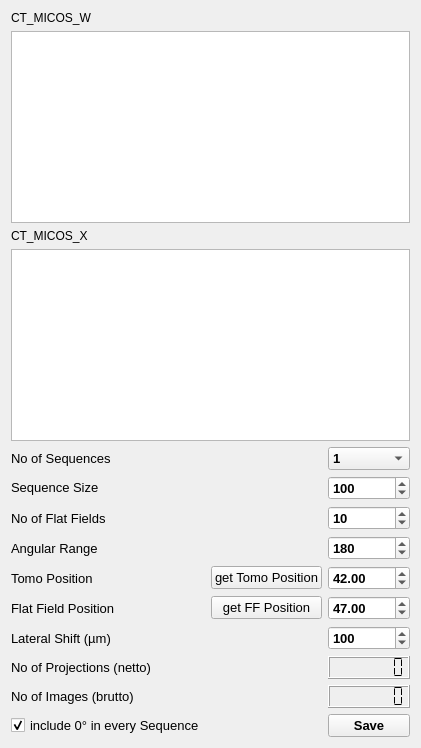
      <widget class="QWidget" name="tab">
       <attribute name="title">
        <string>Interlaced CT</string>
       </attribute>
       <layout class="QGridLayout" name="gridLayout_2">
        <item row="0" column="0">
         <widget class="QLabel" name="label">
          <property name="text">
           <string>CT_MICOS_W</string>
          </property>
         </widget>
        </item>
        <item row="1" column="0" colspan="3">
         <widget class="PlotWidget" name="Graph"/>
        </item>
        <item row="2" column="0">
         <widget class="QLabel" name="label_2">
          <property name="text">
           <string>CT_MICOS_X</string>
          </property>
         </widget>
        </item>
        <item row="3" column="0" colspan="3">
         <widget class="PlotWidget" name="Graph2"/>
        </item>
        <item row="10" column="2">
         <widget class="QSpinBox" name="box_lateral_shift">
          <property name="font">
           <font>
            <pointsize>10</pointsize>
            <weight>75</weight>
            <bold>true</bold>
           </font>
          </property>
          <property name="maximum">
           <number>5000</number>
          </property>
          <property name="singleStep">
           <number>10</number>
          </property>
          <property name="value">
           <number>100</number>
          </property>
         </widget>
        </item>
        <item row="4" column="2">
         <widget class="QComboBox" name="No_of_sequences">
          <property name="sizePolicy">
           <sizepolicy hsizetype="Minimum" vsizetype="Fixed">
            <horstretch>0</horstretch>
            <verstretch>0</verstretch>
           </sizepolicy>
          </property>
          <property name="minimumSize">
           <size>
            <width>50</width>
            <height>22</height>
           </size>
          </property>
          <property name="font">
           <font>
            <pointsize>10</pointsize>
            <weight>75</weight>
            <bold>true</bold>
           </font>
          </property>
          <item>
           <property name="text">
            <string>1</string>
           </property>
          </item>
          <item>
           <property name="text">
            <string>2</string>
           </property>
          </item>
          <item>
           <property name="text">
            <string>4</string>
           </property>
          </item>
          <item>
           <property name="text">
            <string>8</string>
           </property>
          </item>
          <item>
           <property name="text">
            <string>16</string>
           </property>
          </item>
          <item>
           <property name="text">
            <string>32</string>
           </property>
          </item>
          <item>
           <property name="text">
            <string>64</string>
           </property>
          </item>
          <item>
           <property name="text">
            <string>128</string>
           </property>
          </item>
          <item>
           <property name="text">
            <string>256</string>
           </property>
          </item>
          <item>
           <property name="text">
            <string>512</string>
           </property>
          </item>
          <item>
           <property name="text">
            <string>1024</string>
           </property>
          </item>
         </widget>
        </item>
        <item row="5" column="2">
         <widget class="QSpinBox" name="Sequence_size">
          <property name="sizePolicy">
           <sizepolicy hsizetype="Minimum" vsizetype="Fixed">
            <horstretch>0</horstretch>
            <verstretch>0</verstretch>
           </sizepolicy>
          </property>
          <property name="font">
           <font>
            <pointsize>10</pointsize>
            <weight>75</weight>
            <bold>true</bold>
           </font>
          </property>
          <property name="minimum">
           <number>1</number>
          </property>
          <property name="maximum">
           <number>10000</number>
          </property>
          <property name="singleStep">
           <number>10</number>
          </property>
          <property name="value">
           <number>100</number>
          </property>
          <property name="displayIntegerBase">
           <number>10</number>
          </property>
         </widget>
        </item>
        <item row="8" column="2">
         <widget class="QDoubleSpinBox" name="tomo_pos">
          <property name="font">
           <font>
            <pointsize>10</pointsize>
            <weight>75</weight>
            <bold>true</bold>
           </font>
          </property>
          <property name="minimum">
           <double>-5000.000000000000000</double>
          </property>
          <property name="maximum">
           <double>5000.000000000000000</double>
          </property>
          <property name="singleStep">
           <double>0.100000000000000</double>
          </property>
          <property name="value">
           <double>42.000000000000000</double>
          </property>
         </widget>
        </item>
        <item row="10" column="0">
         <widget class="QLabel" name="label_lateral_shift">
          <property name="font">
           <font>
            <pointsize>10</pointsize>
            <weight>50</weight>
            <bold>false</bold>
           </font>
          </property>
          <property name="text">
           <string>Lateral Shift (µm)</string>
          </property>
         </widget>
        </item>
        <item row="8" column="1">
         <widget class="QPushButton" name="getTomoPosition">
          <property name="enabled">
           <bool>true</bool>
          </property>
          <property name="font">
           <font>
            <pointsize>10</pointsize>
           </font>
          </property>
          <property name="text">
           <string>get Tomo Position</string>
          </property>
         </widget>
        </item>
        <item row="12" column="2">
         <widget class="QLCDNumber" name="display_no_of_images">
          <property name="sizePolicy">
           <sizepolicy hsizetype="Minimum" vsizetype="Fixed">
            <horstretch>0</horstretch>
            <verstretch>0</verstretch>
           </sizepolicy>
          </property>
          <property name="font">
           <font>
            <family>Arial Black</family>
            <pointsize>10</pointsize>
            <weight>75</weight>
            <bold>true</bold>
           </font>
          </property>
          <property name="digitCount">
           <number>7</number>
          </property>
          <property name="segmentStyle">
           <enum>QLCDNumber::Flat</enum>
          </property>
         </widget>
        </item>
        <item row="7" column="0">
         <widget class="QLabel" name="label_3">
          <property name="font">
           <font>
            <pointsize>10</pointsize>
            <weight>50</weight>
            <bold>false</bold>
           </font>
          </property>
          <property name="text">
           <string>Angular Range</string>
          </property>
         </widget>
        </item>
        <item row="5" column="0">
         <widget class="QLabel" name="label_sequence_size">
          <property name="sizePolicy">
           <sizepolicy hsizetype="Minimum" vsizetype="Fixed">
            <horstretch>0</horstretch>
            <verstretch>0</verstretch>
           </sizepolicy>
          </property>
          <property name="font">
           <font>
            <pointsize>10</pointsize>
            <weight>50</weight>
            <bold>false</bold>
           </font>
          </property>
          <property name="text">
           <string>Sequence Size</string>
          </property>
         </widget>
        </item>
        <item row="9" column="0">
         <widget class="QLabel" name="label_FF_pos">
          <property name="font">
           <font>
            <pointsize>10</pointsize>
            <weight>50</weight>
            <bold>false</bold>
           </font>
          </property>
          <property name="text">
           <string>Flat Field Position</string>
          </property>
         </widget>
        </item>
        <item row="4" column="0">
         <widget class="QLabel" name="label_No_of_seq">
          <property name="sizePolicy">
           <sizepolicy hsizetype="Minimum" vsizetype="Fixed">
            <horstretch>0</horstretch>
            <verstretch>0</verstretch>
           </sizepolicy>
          </property>
          <property name="font">
           <font>
            <pointsize>10</pointsize>
            <weight>50</weight>
            <bold>false</bold>
           </font>
          </property>
          <property name="text">
           <string>No of Sequences</string>
          </property>
         </widget>
        </item>
        <item row="8" column="0">
         <widget class="QLabel" name="label_tomo_pos">
          <property name="font">
           <font>
            <pointsize>10</pointsize>
            <weight>50</weight>
            <bold>false</bold>
           </font>
          </property>
          <property name="text">
           <string>Tomo Position</string>
          </property>
         </widget>
        </item>
        <item row="9" column="2">
         <widget class="QDoubleSpinBox" name="FF_pos">
          <property name="font">
           <font>
            <pointsize>10</pointsize>
            <weight>75</weight>
            <bold>true</bold>
           </font>
          </property>
          <property name="minimum">
           <double>-5000.000000000000000</double>
          </property>
          <property name="maximum">
           <double>5000.000000000000000</double>
          </property>
          <property name="singleStep">
           <double>0.100000000000000</double>
          </property>
          <property name="value">
           <double>47.000000000000000</double>
          </property>
         </widget>
        </item>
        <item row="13" column="0">
         <widget class="QCheckBox" name="zero_deg_checkBox">
          <property name="enabled">
           <bool>true</bool>
          </property>
          <property name="font">
           <font>
            <pointsize>10</pointsize>
           </font>
          </property>
          <property name="text">
           <string>include 0° in every Sequence</string>
          </property>
          <property name="checked">
           <bool>true</bool>
          </property>
         </widget>
        </item>
        <item row="11" column="2">
         <widget class="QLCDNumber" name="display_no_of_proj">
          <property name="sizePolicy">
           <sizepolicy hsizetype="Minimum" vsizetype="Fixed">
            <horstretch>0</horstretch>
            <verstretch>0</verstretch>
           </sizepolicy>
          </property>
          <property name="font">
           <font>
            <family>Arial Black</family>
            <pointsize>10</pointsize>
            <weight>75</weight>
            <italic>false</italic>
            <bold>true</bold>
            <underline>false</underline>
            <strikeout>false</strikeout>
           </font>
          </property>
          <property name="lineWidth">
           <number>1</number>
          </property>
          <property name="smallDecimalPoint">
           <bool>false</bool>
          </property>
          <property name="digitCount">
           <number>7</number>
          </property>
          <property name="segmentStyle">
           <enum>QLCDNumber::Flat</enum>
          </property>
         </widget>
        </item>
        <item row="6" column="0">
         <widget class="QLabel" name="label_no_of_FFs">
          <property name="font">
           <font>
            <pointsize>10</pointsize>
            <weight>50</weight>
            <bold>false</bold>
           </font>
          </property>
          <property name="text">
           <string>No of Flat Fields</string>
          </property>
         </widget>
        </item>
        <item row="9" column="1">
         <widget class="QPushButton" name="getFFPosition">
          <property name="enabled">
           <bool>true</bool>
          </property>
          <property name="font">
           <font>
            <pointsize>10</pointsize>
           </font>
          </property>
          <property name="text">
           <string>get FF Position</string>
          </property>
         </widget>
        </item>
        <item row="6" column="2">
         <widget class="QSpinBox" name="box_No_of_FFs">
          <property name="font">
           <font>
            <pointsize>10</pointsize>
            <weight>75</weight>
            <bold>true</bold>
           </font>
          </property>
          <property name="maximum">
           <number>10000</number>
          </property>
          <property name="singleStep">
           <number>1</number>
          </property>
          <property name="value">
           <number>10</number>
          </property>
          <property name="displayIntegerBase">
           <number>10</number>
          </property>
         </widget>
        </item>
        <item row="7" column="2">
         <widget class="QSpinBox" name="angular_range">
          <property name="font">
           <font>
            <pointsize>10</pointsize>
            <weight>75</weight>
            <bold>true</bold>
           </font>
          </property>
          <property name="maximum">
           <number>360000</number>
          </property>
          <property name="singleStep">
           <number>10</number>
          </property>
          <property name="value">
           <number>180</number>
          </property>
         </widget>
        </item>
        <item row="11" column="0">
         <widget class="QLabel" name="label_No_of_projections">
          <property name="sizePolicy">
           <sizepolicy hsizetype="Minimum" vsizetype="Fixed">
            <horstretch>0</horstretch>
            <verstretch>0</verstretch>
           </sizepolicy>
          </property>
          <property name="font">
           <font>
            <pointsize>10</pointsize>
            <weight>50</weight>
            <bold>false</bold>
           </font>
          </property>
          <property name="text">
           <string>No of Projections (netto)</string>
          </property>
         </widget>
        </item>
        <item row="13" column="2">
         <widget class="QPushButton" name="save">
          <property name="font">
           <font>
            <pointsize>10</pointsize>
            <weight>75</weight>
            <italic>false</italic>
            <bold>true</bold>
            <underline>false</underline>
            <strikeout>false</strikeout>
           </font>
          </property>
          <property name="text">
           <string>Save</string>
          </property>
         </widget>
        </item>
        <item row="12" column="0">
         <widget class="QLabel" name="label_4">
          <property name="font">
           <font>
            <pointsize>10</pointsize>
            <weight>50</weight>
            <bold>false</bold>
           </font>
          </property>
          <property name="text">
           <string>No of Images (brutto)</string>
          </property>
         </widget>
        </item>
       </layout>
      </widget>
